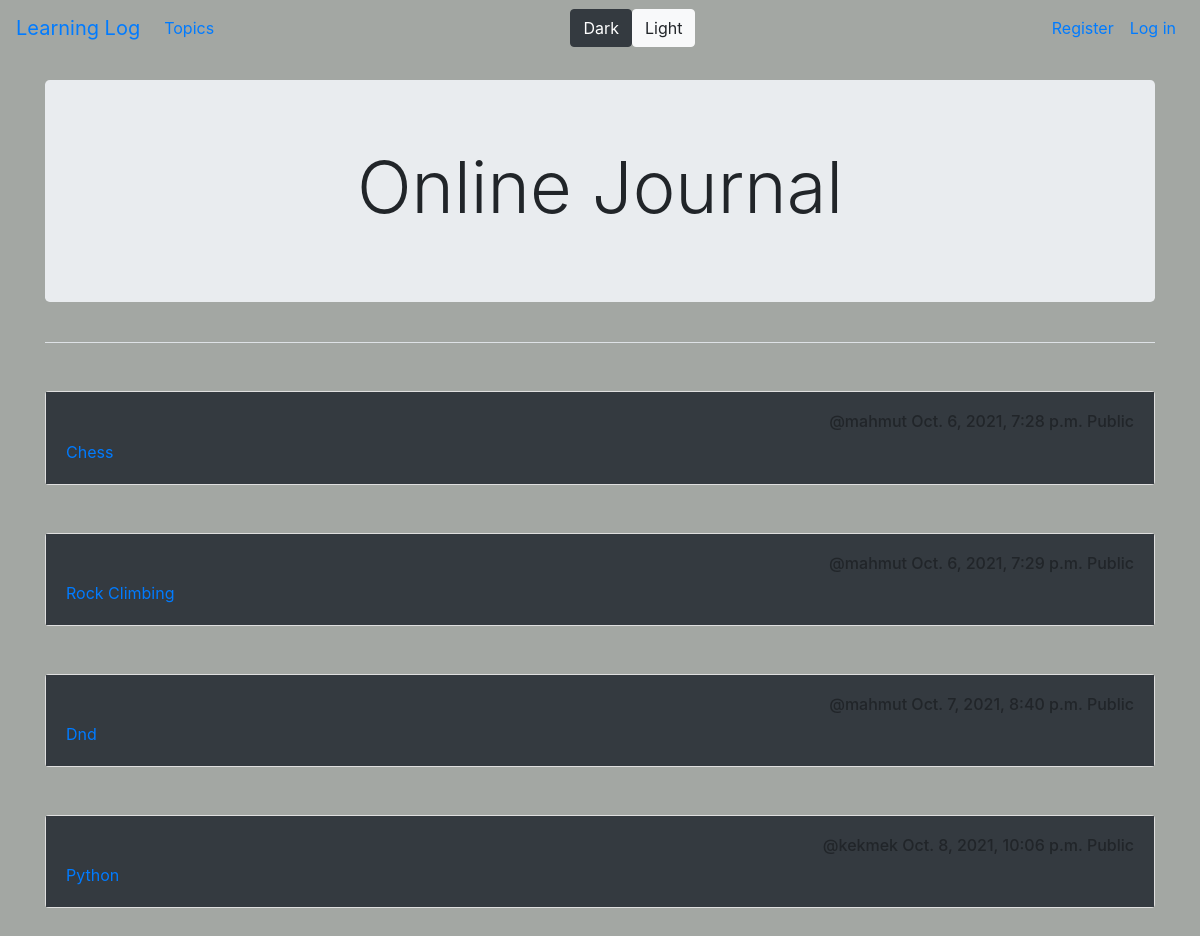
Before: / with the older database file.
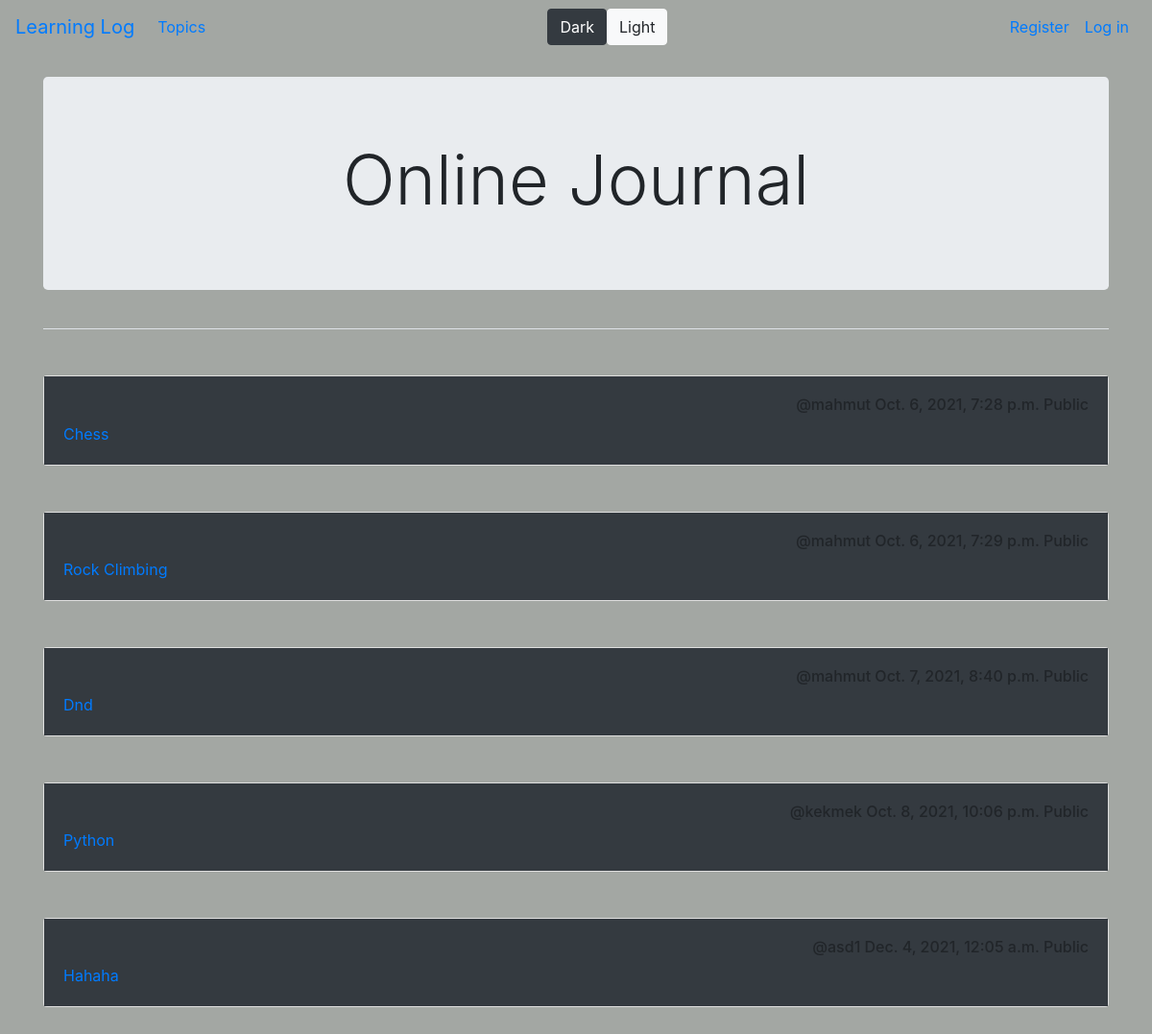
After: the same page with the newer database file.
### learning_logs/models.py (models this page shows)
class Topic(models.Model):
    text = models.CharField(max_length=200)
    date_added = models.DateTimeField(auto_now_add=True)
    owner = models.ForeignKey(User, on_delete=models.CASCADE)
    public = models.BooleanField(default=True)
    def __str__(self):
        return self.text.title()

### learning_logs/views.py (the view)
# urls.py: path('', views.index, name="index"),
def index(request):
    home_page_topics = Topic.objects.filter(public=True)
    context = {"topics": home_page_topics}
    return render(request, 'learning_logs/index.html', context)

### learning_logs/templates/learning_logs/index.html
{% extends 'learning_logs/base.html' %}
{% block page_header %}
    <div class="jumbotron">
        <h1 class="display-3 text-center">Online Journal</h1>
    </div>
{% endblock page_header %}
{% block content %}
    {% for topic in topics %}
            <div class="card mb-5 mt-5">
                <div class="card-body bg-dark">
                    <h6 class="text-right">@{{topic.owner}} {{ topic.date_added}} Public</h6>
                    <a href="{% url 'learning_logs:topic' topic.id %}">{{topic}}</a>
                </div>
            </div>
    {% endfor %}
{% endblock content %}

### learning_logs/templates/learning_logs/base.html (shortened to what this page needs)
{% load bootstrap4 %}
{% load static %}
<!DOCTYPE html>
<html lang="en">
<head>
    {% bootstrap_css %}
    <link id="myStyleSheet" rel="stylesheet" type="text/css" href="{% static 'learning_logs/dark.css' %}">
</head>
<body>
        <nav class="navbar navbar-expand-md mb-4 ">
        <a class="navbar-brand" href="{% url 'learning_logs:index'%}">
         Learning Log</a>
        <div class="collapse navbar-collapse" id="navbarCollapse">
            <ul class="navbar-nav mr-auto">
                <li class="nav-item">
                    <a href="{% url 'learning_logs:topics' %}" class="nav-link">Topics
                    </a>
                </li>
            </ul>
            <ul class="navbar-nav mx-auto">
            <button class="btn btn-dark" onclick="swapStyle(dark)">Dark</button>
            <button class="btn btn-light" onclick="swapStyle(light)">Light</button>
            </ul>
            <ul class="navbar-nav ml-auto">
                {% if user.is_authenticated %}
                    <li class="nav-item">
                        <span class="navbar-text">Hello, {{user.username}}</span>
                    </li>
                    <li class="nav-item">
                        <a href="{% url 'users:logout' %}" class="nav-link">Log out</a>
                    </li>
                {% else %}
                    <li class="nav-item">
                        <a href="{% url 'users:register' %}" class="nav-link">Register</a>
                    </li>
                    <li class="nav-item">
                        <a href="{% url 'users:login' %}" class="nav-link">Log in</a>
                    </li>
                {% endif %}
            </ul>
        </div>
    </nav>
    <main role="main" class="container">
        <div class="pb-2 mb-2 border-bottom">
            {% block page_header %}{% endblock page_header %}
        </div>
        <div>
            {% block content %}{% endblock content %}
        </div>
    </main>
</body>
</html>

### learning_logs/static/learning_logs/dark.css (style rules this page uses)
.nav-item { color: #000; }
body { background-color:rgb(15, 78, 78); color: blanchedalmond; }
.jumbotron { background-color:rgb(133, 125, 125); }
nav { background-color: gray; }
h1, h2, h3, h4, h5, h6 { color: blanchedalmond; }
.card-body { color: blanchedalmond; }
a { color: blanchedalmond; }

### learning_logs/static/learning_logs/light.css (style rules this page uses)
body { background-color: rgb(163, 167, 163); }

Changed rows visible on the page:
added Topic: owner "asd1", date_added "Dec. 4, 2021, 12:05 a.m.", text "Hahaha"
